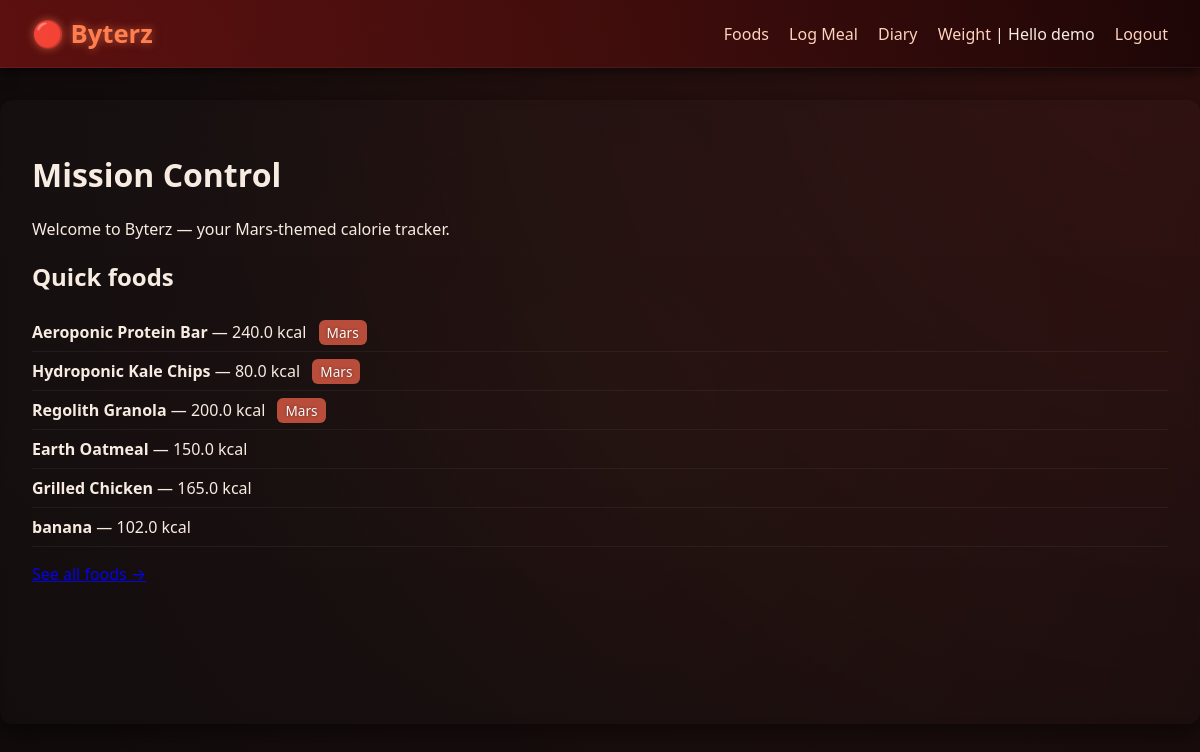
/ (signed in), run on an earlier commit of the app's database.
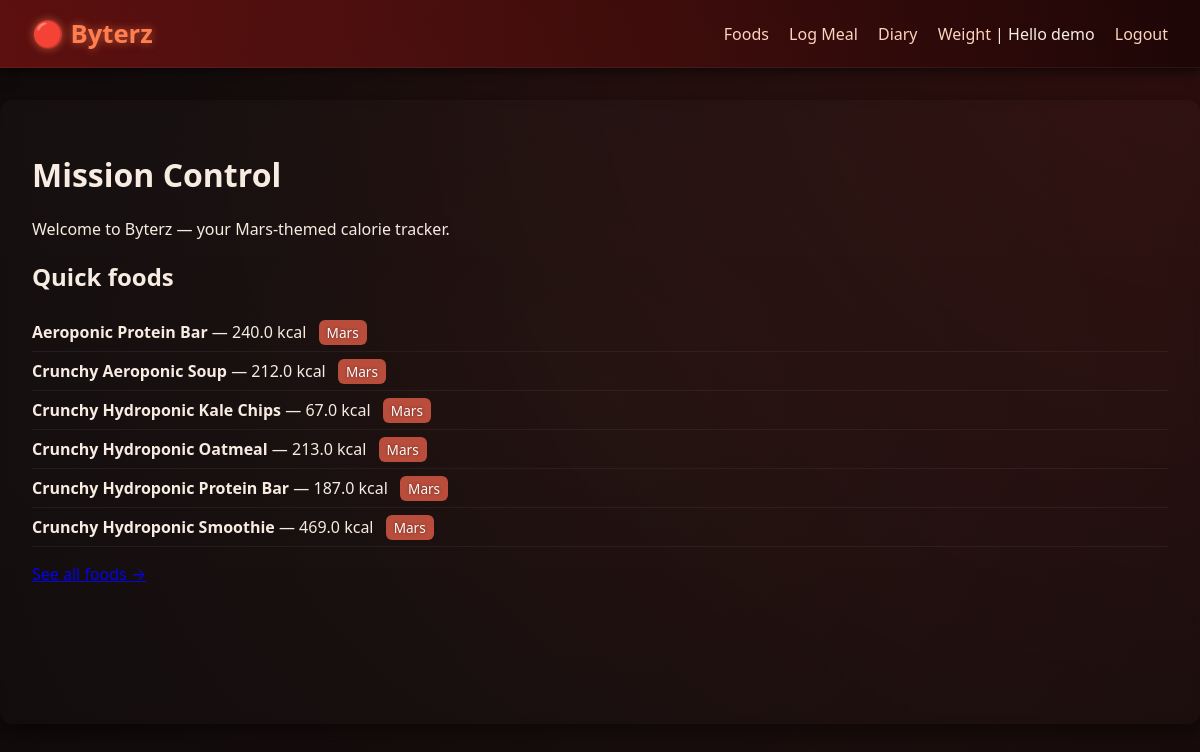
And on a later commit of the database.
### byterz/models.py (models this page shows)
class Food(db.Model):
    id = db.Column(db.Integer, primary_key=True)
    name = db.Column(db.String(200), nullable=False)
    is_mars_food = db.Column(db.Boolean, default=False)
    serving_text = db.Column(db.String(80), default="1 serving")
    calories = db.Column(db.Float, nullable=False)  # Earth kcal per serving
    protein_g = db.Column(db.Float, default=0.0)
    carbs_g = db.Column(db.Float, default=0.0)
    fats_g = db.Column(db.Float, default=0.0)
    created_by = db.Column(db.Integer, db.ForeignKey("user.id"), nullable=True)

### byterz/views.py (the view)
@main_bp.route("/")
def index():
    foods = []
    if current_user.is_authenticated:
        foods = Food.query.order_by(Food.is_mars_food.desc(), Food.name).limit(6).all()
    return render_template("index.html", foods=foods)

### byterz/auth.py (called while the page is built)
@login_manager.user_loader
def load_user(user_id):
    return User.query.get(int(user_id))

### byterz/template/index.html (shortened to what this page needs)
{% extends "base.html" %}
{% block content %}
  <h1>Mission Control</h1>
  <p>Welcome to Byterz — your Mars-themed calorie tracker.</p>
  {% if current_user.is_authenticated %}
    <h2>Quick foods</h2>
    <ul>
    {% for f in foods %}
      <li>
        <strong>{{ f.name }}</strong> — {{ f.calories }} kcal
        {% if f.is_mars_food %}<span class="badge">Mars</span>{% endif %}
      </li>
    {% endfor %}
    </ul>
    <p><a href="{{ url_for('main.foods') }}">See all foods →</a></p>
  {% else %}
    <p><a href="{{ url_for('auth.login') }}">Log in</a> to get started.</p>
  {% endif %}
{% endblock %}

What changed in the data, as far as the page shows it:
no longer on this page (row unchanged): Food: name "Hydroponic Kale Chips", calories "80.0", is_mars_food "Mars"
no longer on this page (row unchanged): Food: name "Regolith Granola", calories "200.0", is_mars_food "Mars"
no longer on this page (row unchanged): Food: name "Earth Oatmeal", calories "150.0"
no longer on this page (row unchanged): Food: name "Grilled Chicken", calories "165.0"
no longer on this page (row unchanged): Food: name "banana", calories "102.0"
added Food: name "Crunchy Aeroponic Soup", calories "212.0", is_mars_food "Mars"
added Food: name "Crunchy Hydroponic Kale Chips", calories "67.0", is_mars_food "Mars"
added Food: name "Crunchy Hydroponic Oatmeal", calories "213.0", is_mars_food "Mars"
added Food: name "Crunchy Hydroponic Protein Bar", calories "187.0", is_mars_food "Mars"
added Food: name "Crunchy Hydroponic Smoothie", calories "469.0", is_mars_food "Mars"
